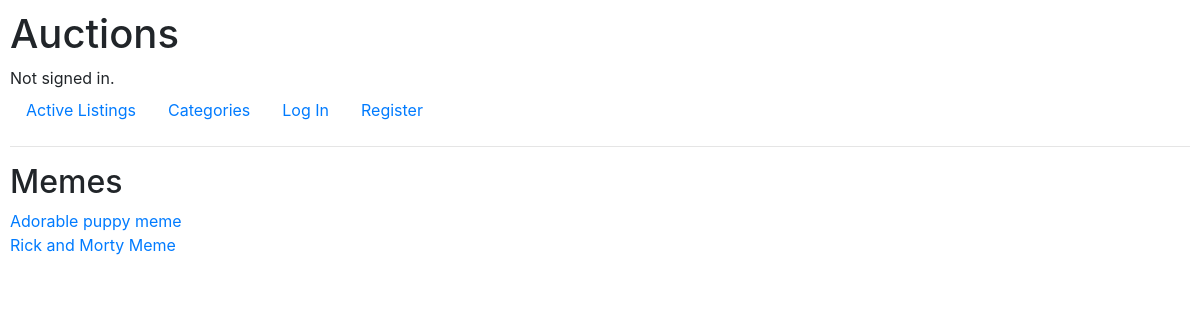
/category/Memes/, run on the app's committed database.
### auctions/models.py (models this page shows, shortened)
class Category(models.Model):
    name = models.CharField(max_length=200)

class Auction(models.Model):
    title = models.CharField(max_length=200)
    description = models.TextField()
    img_url = models.TextField()
    price = models.IntegerField()
    created_date = models.DateTimeField(default=timezone.now)
    closed = models.BooleanField('Closed', default=False)
    category = models.ForeignKey(
        'Category',
        on_delete=models.PROTECT,
        null=True
        )
    user = models.ForeignKey('User', on_delete=models.CASCADE)
    winner = models.ForeignKey(
        'User',
        on_delete=models.PROTECT,
        null=True,
        related_name="auction_winner"
        )

### auctions/views.py (the view)
# urls.py: path("category/<str:name>/", views.category, name="category"),
def category(request, name):
    auctions = Auction.objects.filter(category__name=name)
    return render(
            request,
            "auctions/category.html",
            {"name": name, "auctions": auctions}
        )

### auctions/templates/auctions/category.html
{% extends "auctions/layout.html" %}
{% block body %}
    <h2>{{ name }}</h2>
        {% for auction in auctions %}
            <li><a href="{% url 'show' auction.id %}"> {{ auction.title }} </a></li>
        {% endfor %}
{% endblock %}

### auctions/static/auctions/styles.css (style rules this page uses)
body { padding: 10px; }
li { list-style: none; }

### data on the page
Category: name "Memes"
Auction: title "Adorable puppy meme"
Auction: title "Rick and Morty Meme"
